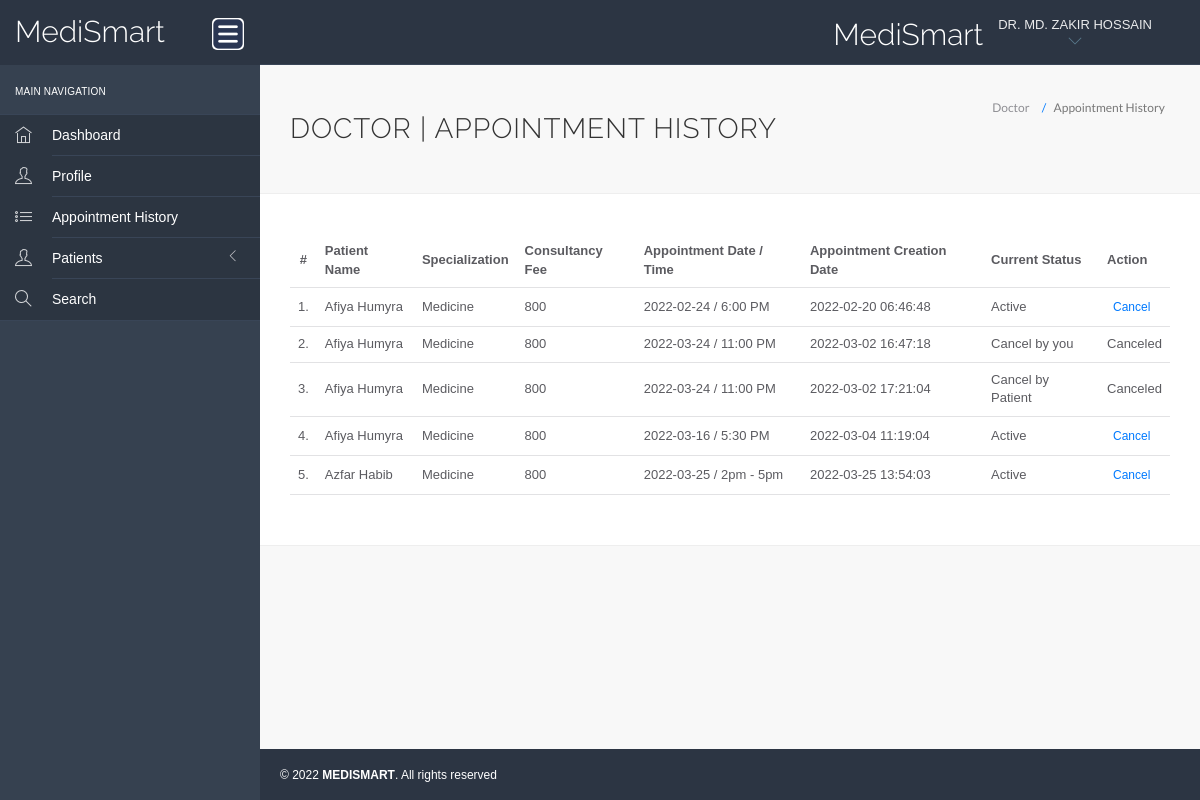
Page /hms/doctor/appointment-history.php (signed in) on the committed database.
### tables this page shows
CREATE TABLE `doctors` (
  `id` int(11) NOT NULL,
  `specilization` varchar(255) DEFAULT NULL,
  `doctorName` varchar(255) DEFAULT NULL,
  `profile_pic` varchar(255) NOT NULL,
  `docgender` varchar(10) NOT NULL,
  `docdegree` varchar(255) NOT NULL,
  `address` longtext DEFAULT NULL,
  `docFees` varchar(255) DEFAULT NULL,
  `practicedays` varchar(30) NOT NULL,
  `practicetime` varchar(30) NOT NULL,
  `contactno` varchar(13) DEFAULT NULL,
  `docEmail` varchar(255) DEFAULT NULL,
  `password` varchar(255) DEFAULT NULL,
  `creationDate` timestamp NULL DEFAULT current_timestamp(),
  `updationDate` timestamp NULL DEFAULT NULL ON UPDATE current_timestamp()
);

CREATE TABLE `appointment` (
  `id` int(11) NOT NULL,
  `doctorSpecialization` varchar(255) DEFAULT NULL,
  `doctorId` int(11) DEFAULT NULL,
  `userId` int(11) DEFAULT NULL,
  `consultancyFees` int(11) DEFAULT NULL,
  `appointmentDate` varchar(255) DEFAULT NULL,
  `appointmentTime` varchar(255) DEFAULT NULL,
  `postingDate` timestamp NULL DEFAULT current_timestamp(),
  `userStatus` int(11) DEFAULT NULL,
  `doctorStatus` int(11) DEFAULT NULL,
  `updationDate` timestamp NULL DEFAULT NULL ON UPDATE current_timestamp()
);

CREATE TABLE `users` (
  `id` int(11) NOT NULL,
  `fullName` varchar(255) DEFAULT NULL,
  `profile_pic` varchar(255) NOT NULL,
  `address` longtext DEFAULT NULL,
  `city` varchar(255) DEFAULT NULL,
  `gender` varchar(255) DEFAULT NULL,
  `email` varchar(255) DEFAULT NULL,
  `password` varchar(255) DEFAULT NULL,
  `regDate` timestamp NULL DEFAULT current_timestamp(),
  `updationDate` timestamp NULL DEFAULT NULL ON UPDATE current_timestamp()
);

### hms/doctor/appointment-history.php (the view, shortened to what this page needs)
<?php
include('include/config.php');
?>
<!DOCTYPE html>
<html lang="en">
	<head>
		<link rel="stylesheet" href="vendor/bootstrap/css/bootstrap.min.css">
		<link rel="stylesheet" href="vendor/fontawesome/css/font-awesome.min.css">
		<link rel="stylesheet" href="vendor/themify-icons/themify-icons.min.css">
		<link href="vendor/animate.css/animate.min.css" rel="stylesheet" media="screen">
		<link href="vendor/perfect-scrollbar/perfect-scrollbar.min.css" rel="stylesheet" media="screen">
		<link href="vendor/switchery/switchery.min.css" rel="stylesheet" media="screen">
		<link href="vendor/bootstrap-touchspin/jquery.bootstrap-touchspin.min.css" rel="stylesheet" media="screen">
		<link href="vendor/select2/select2.min.css" rel="stylesheet" media="screen">
		<link href="vendor/bootstrap-datepicker/bootstrap-datepicker3.standalone.min.css" rel="stylesheet" media="screen">
		<link href="vendor/bootstrap-timepicker/bootstrap-timepicker.min.css" rel="stylesheet" media="screen">
		<link rel="stylesheet" href="assets/css/styles.css">
		<link rel="stylesheet" href="assets/css/plugins.css">
		<link rel="stylesheet" href="assets/css/themes/theme-5.css" id="skin_color" />
	</head>
	<body>
		<div id="app">
<?php include('include/sidebar.php');?>
			<div class="app-content">
					<?php include('include/header.php');?>
				<div class="main-content" >
					<div class="wrap-content container" id="container">
						<section id="page-title">
							<div class="row">
								<div class="col-sm-8">
									<h1 class="mainTitle">Doctor  | Appointment History</h1>
																	</div>
								<ol class="breadcrumb">
									<li>
										<span>Doctor </span>
									</li>
									<li class="active">
										<span>Appointment History</span>
									</li>
								</ol>
							</div>
						</section>
						<div class="container-fluid container-fullw bg-white">
									<div class="row">
								<div class="col-md-12">
									<table class="table table-hover" id="sample-table-1">
										<thead>
											<tr>
												<th class="center">#</th>
												<th class="hidden-xs">Patient  Name</th>
												<th>Specialization</th>
												<th>Consultancy Fee</th>
												<th>Appointment Date / Time </th>
												<th>Appointment Creation Date  </th>
												<th>Current Status</th>
												<th>Action</th>
											</tr>
										</thead>
										<tbody>
<?php
$sql=mysqli_query($con,"select users.fullName as fname,appointment.*  from appointment join users on users.id=appointment.userId where appointment.doctorId='".$_SESSION['id']."'");
$cnt=1;
while($row=mysqli_fetch_array($sql))
{
?>
											<tr>
												<td class="center"><?php echo $cnt;?>.</td>
												<td class="hidden-xs"><?php echo $row['fname'];?></td>
												<td><?php echo $row['doctorSpecialization'];?></td>
												<td><?php echo $row['consultancyFees'];?></td>
												<td><?php echo $row['appointmentDate'];?> / <?php echo
												 $row['appointmentTime'];?>
												</td>
												<td><?php echo $row['postingDate'];?></td>
												<td>
<?php if(($row['userStatus']==1) && ($row['doctorStatus']==1))
{
	echo "Active";
}
if(($row['userStatus']==0) && ($row['doctorStatus']==1))
{
	echo "Cancel by Patient";
}
if(($row['userStatus']==1) && ($row['doctorStatus']==0))
{
	echo "Cancel by you";
}
												?></td>
												<td >
												<div class="visible-md visible-lg hidden-sm hidden-xs">
							<?php if(($row['userStatus']==1) && ($row['doctorStatus']==1))
{ ?>
	<a href="appointment-history.php?id=<?php echo $row['id']?>&cancel=update" onClick="return confirm('Are you sure you want to cancel this appointment ?')"class="btn btn-transparent btn-xs tooltips" title="Cancel Appointment" tooltip-placement="top" tooltip="Remove">Cancel</a>
	<?php } else {
		echo "Canceled";
		} ?>
												</div>
												</td>
											</tr>
											<?php
$cnt=$cnt+1;
											 }?>
										</tbody>
									</table>
								</div>
							</div>
								</div>
					</div>
				</div>
			</div>
	<?php include('include/footer.php');?>
		</div>
	</body>
</html>

### hms/doctor/include/header.php (shortened to what this page needs)
<header class="navbar navbar-default navbar-static-top">
    <div class="navbar-header">
        <a class="navbar-brand" href="#">
            <h2 style="padding-top:10%; color: white;">MediSmart</h2>
        </a>
        <a href="#" class="sidebar-toggler pull-right visible-md visible-lg" data-toggle-class="app-sidebar-closed"
            data-toggle-target="#app">
            <img src="../assets/images/menu.png" alt="Menu" width="32" height="32"
                style="background-color: white; border-radius: 5px;">
        </a>
    </div>
    <div class="navbar-collapse collapse">
        <ul class="nav navbar-right">
            <li style="padding-top:5% ">
                <h2 style="color: white">MediSmart</h2>
            </li>
            <li class="dropdown current-user">
                <a href class="dropdown-toggle" data-toggle="dropdown">
                    <span class="username">
                        <?php $query=mysqli_query($con,"select doctorName from doctors where id='".$_SESSION['id']."'");
                            while($row=mysqli_fetch_array($query))
                            {
                                echo $row['doctorName'];
                            }
						?>
                        <i class="ti-angle-down"></i>
                    </span>
                </a>
            </li>
        </ul>
    </div>
</header>

### hms/doctor/assets/css/themes/theme-5.css (style rules this page uses)
body { background: #f8f8f8; }
header .navbar-header { background: #2c3543 !important; border-right-color: transparent !important; border-bottom-color: transparent !important; }
header .navbar-header .sidebar-toggler, header .navbar-header .sidebar-mobile-toggler { color: #5f8295 !important; }
header .navbar-header .navbar-brand { color: #ffffff !important; }
header .navbar-collapse { background: #2c3543 !important; border-bottom-color: #394557 !important; box-shadow: none !important; }
header .navbar-collapse .navbar-right > li > a { color: #ffffff; }
header .navbar-collapse .navbar-right > li > a i { color: #5f8295 !important; }

### rows in the picture
doctors: doctorName "DR. MD. ZAKIR HOSSAIN"
appointment: userId.fullName "Afiya Humyra", doctorSpecialization "Medicine", consultancyFees "800", appointmentDate "2022-02-24", appointmentTime "6:00 PM", postingDate "2022-02-20 06:46:48", userStatus "Active"
appointment: userId.fullName "Afiya Humyra", doctorSpecialization "Medicine", consultancyFees "800", appointmentDate "2022-03-24", appointmentTime "11:00 PM", postingDate "2022-03-02 16:47:18", userStatus "Cancel by you"
appointment: userId.fullName "Afiya Humyra", doctorSpecialization "Medicine", consultancyFees "800", appointmentDate "2022-03-24", appointmentTime "11:00 PM", postingDate "2022-03-02 17:21:04", userStatus "Cancel by Patient"
appointment: userId.fullName "Afiya Humyra", doctorSpecialization "Medicine", consultancyFees "800", appointmentDate "2022-03-16", appointmentTime "5:30 PM", postingDate "2022-03-04 11:19:04", userStatus "Active"
appointment: userId.fullName "Azfar Habib", doctorSpecialization "Medicine", consultancyFees "800", appointmentDate "2022-03-25", appointmentTime "2pm - 5pm", postingDate "2022-03-25 13:54:03", userStatus "Active"
